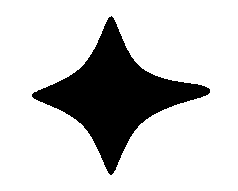
//> input picture imagesTest/etoile1.pgm, 238 x 191 px
$ ./Contour_Analysis imagesTest/etoile1.pgm   (built with g++ and OpenCV 4)
//> lines starting //> are read from the running program, lines starting //| are printed output that depends on the picture; after the words box and inside, x2 and y2 are one past the last pixel; in counts of white or black regions, pixels touching at a corner belong together
### DigitalTangentPositive.h
#ifndef DIGITALTANGENTPOSITIVE_H
#define DIGITALTANGENTPOSITIVE_H

#include"commun.h"
#include"FreemanCode.h"
#include"DigitalLineSegment.h"

class DigitalTangentPositive {

   DigitalLineSegment _d;  // droite 4-c du premier quadrant
   int _n;                 // taille du segt
   int _dir0, _dir1;       // directions paire et impaire composant le segt,
                           // l'une d'elle peut etre indefinie = -1
   int _xm, _ym, _xM, _yM; // points extremes du segt dans le 1er quadrant
   // axes x vers la droite et y vers le haut


   bool consistentMove (int);

   public :

   DigitalTangentPositive(FreemanCode , int );

   int getXM();

   int getYM();

   int getA();

   int getB();

   int getN();

   int getQuadrant();

};
#endif

### DigitalLineSegment.h
#ifndef DIGITALLINESEGMENT_H
#define DIGITALLINESEGMENT_H

#include"commun.h"


class DigitalLineSegment {
   // droite 4-connexe du 1er quadrant (déplacements 0 et 1)
   // mu <= ax - by < mu + a+ b

   int _a, _b, _mu; /* caracteristiques */

   Point _U; /*pt d'appui sup d'absc min*/
   Point _L; /*pt d'appui inf d'absc min*/
   Point _Us;/*pt d'appui sup d'absc max*/
   Point _Ls;/*pt d'appui inf d'absc max*/


public:

   DigitalLineSegment(DigitalLineSegment &);//constructeur

   void initDLS(int);

   DigitalLineSegment();         //constructeur


   void copy(DigitalLineSegment );

   int getA();

   int getB();

   bool addPositivePoint (int , int );

   bool addNegativePoint(int , int );

};

#endif

### DigitalTangent.h
#ifndef DIGITALTANGENT_H
#define DIGITALTANGENT_H

#include"commun.h"
#include"FreemanCode.h"
#include"DigitalLineSegment.h"

class DigitalTangent {

   DigitalLineSegment _d;  // droite 4-c du premier quadrant
   int _n;                 // tangente symetrique de taille 2n+1
   int _dir0, _dir1;       // directions paire et impaire composant la tangente,
                           // l'une d'elle peut etre indefinie = -1
   int _xm, _ym, _xM, _yM; // points extremes de la tangente dans le 1er quadrant
                           // axes x vers la droite et y vers le haut

   public :

   bool consistentMove (int );

   DigitalTangent(FreemanCode , int );

   int getA();

   int getB();

   int getQuadrant();


};
#endif

### Path.h
#ifndef PATH_H
#define PATH_H

#include "commun.h"
#include "FreemanCode.h"
#include "DigitalTangent.h"
#include "DigitalTangentPositive.h"

#include <iostream>


class Path {

   class ContourPoint{

   public :
      // repere x "vers le haut" et y "vers la droite"
      // (x,y) designe le point demi-entier (x+1/2, y+1/2)
      int _x;
      int _y;

      // informations geometriques calculees:
      // vecteur tangent
      int _tx;
      int _ty;

      // vecteur tangent  dans la direction positive
      int _tpx;
      int _tpy;

      int _lgrTp; // Nombre de points de la tangente positive


      // courbure : TODO

      ContourPoint();//constructeur

   };

   int _n;                 // nb de points de contour

   Path::ContourPoint _tabPts[1000]; // tableau des points de contour

   int _xm;                // abscisse minimum
   int _ym;                // ordonnée minimum
   int _xM;                // abscisse maximum
   int _yM;                // ordonnée maximum

   void computeCoordinates(FreemanCode);

   void computeTangents(FreemanCode );


   public :

   Path(FreemanCode);

   void computeTangentsPos(FreemanCode );

   int getLength();

   Point getPMin();

   Point getPMax();

   int getContourX(int);

   int getContourY(int );

   int getContourTX(int );

   int getContourTY(int);

   int getContourTPX(int );

   int getContourTPY(int );

   int getContourTPLgr(int );

   };
#endif

### FreemanCode.h
#ifndef FREEMANCODE_H
#define FREEMANCODE_H

#include"commun.h"


class FreemanCode {

   vector<int> _code;

   int _n=0;    // nb de directions

   Point _p0; // premier point obtenu par balayage de l'image haut-bas/gauche-droite

   int deltaI[4] = {1, 0, -1, 0};
   int deltaJ[4] = {0, -1, 0, 1};
   int prev[4] = {3, 0, 1, 2};
   int next[4] = {1, 2, 3, 0};
   int initialCapacity = 100;

   int deltaX[4] = {1, 0, -1, 0};
   int deltaY[4] = {0, 1, 0, -1};


   public:

   FreemanCode(Mat, int ) ; //Constructeur

   int getLength ();

   Point getP0 ();

   int getDeltaX (int);

   int getDeltaY (int);

   int getCode (int , int );

};

#endif

### commun.h
#ifndef COMMUN_H
#define COMMUN_H
#include "opencv2/imgproc.hpp"
#include "opencv2/highgui.hpp"

#include <iostream>
#include <string>
#include <vector>

using namespace cv;
using namespace std;
#endif

### DigitalLineSegment.cpp

#include"DigitalLineSegment.h"


   //class DigitalLineSegment -- implémentation
	// droite 4-connexe du 1er quadrant (déplacements 0 et 1)
	// mu <= ax - by < mu + a+ b


   void DigitalLineSegment::initDLS(int firstMove){
      _U.x=0;_U.y=0;
		_L.x=0;_L.y=0;

		_mu = 0;

		if (firstMove == 0){
			_a = 0;
			_b = 1;
			_Us.x=1;_Us.y=0;
         _Ls.x=1;_Ls.y=0;
		}
		else{
			_a = 1;
			_b = 0;
         _Us.x=0;_Us.y=1;
         _Ls.x=0;_Ls.y=1;
		}
	}

   DigitalLineSegment::DigitalLineSegment(DigitalLineSegment &d){
		_a = d._a;
		_b = d._b;
		_mu = d._mu;

		_U.x=d._U.x;
      _U.y=d._U.y;
		_L.x=d._L.x;
      _L.y=d._L.y;

      _Us.x=d._Us.x;
      _Us.y=d._Us.y;
      _Ls.x=d._Ls.x;
      _Ls.y=d._Ls.y;
	}

   DigitalLineSegment::DigitalLineSegment(){
		_a = 0;
		_b = 0;
		_mu = 0;

      _U.x=0;_U.y=0;
      _L.x=0;_L.y=0;

      _Us.x=0;_Us.y=0;
      _Ls.x=0;_Ls.y=0;
	}


   void DigitalLineSegment::copy(DigitalLineSegment d){
		_a = d._a;
		_b = d._b;
		_mu = d._mu;

      _U.x=d._U.x;
      _U.y=d._U.y;
      _L.x=d._L.x;
      _L.y=d._L.y;

      _Us.x=d._Us.x;
      _Us.y=d._Us.y;
      _Ls.x=d._Ls.x;
      _Ls.y=d._Ls.y;

	}

   int DigitalLineSegment::getA(){
		return _a;
	}
	int DigitalLineSegment::getB(){
		return _b;
	}


	// Ajout d'un point a l'extremite d'abscisse positive d'un segment
	// de droite 4-connexe du 1er quadrant

   bool DigitalLineSegment::addPositivePoint (int x, int y){
		int r;
		r = _a*x-_b*y;
		if(_mu<=r && r<_mu+_a+_b){
         if (r==_mu){
            _Us.x=x; _Us.y=y;
         }
         if(r==_mu+_a+_b-1){
            _Ls.x=x; _Ls.y=y;
         }
			return true;
		}

		if(r==_mu-1){ // la pente augmente
			//mise a jour des points d'appui
         _L.x=_Ls.x;
         _L.y=_Ls.y;//setLocation(_Ls);
         _Us.x=x; _Us.y=y;


			//mise a jour des caracteristiques
			_a = y - _U.y;
			_b = x - _U.x;
			_mu = _a*x-_b*y;
			return true;
		}

		if(r==_mu+_a+_b){ // la pente diminue
         //mise a jour des points d'appui
         _U.x=_Us.x;
         _U.y=_Us.y;//setLocation(_Us);
			 _Ls.x=x; _Ls.y=y;

			//mise a jour des caracteristiques
			_a = y - _L.y;
			_b = x - _L.x;
			_mu = _a*(x-1)-_b*(y+1)+1;
			return true;
		}
		// sinon le nouveau point ne permet pas de continuer la droite
		return false;
	}


	// Ajout d'un point a l'extremite d'abscisse negative d'un segment
	// de droite 4-connexe du 1er quadrant

   bool DigitalLineSegment::addNegativePoint(int x, int y){
		int r;
		r = _a*x-_b*y;
		if(_mu<=r && r< _mu+_a+_b){
         if (r==_mu){
            _U.x=x;_U.y=y;
         }
         if(r == _mu+_a+_b-1){
            _L.x=x;_L.y=y;
         }
			return true;
		}

		if(r==_mu-1){ //la pente diminue
			// mise a jour des points d'appui
         _Ls.x=_L.x;
         _Ls.y=_L.y;//setLocation(_L);
			_U.x=x;_U.y=y;

			// mise a jour des caracteristiques
			_a = _Us.y - y;
			_b = _Us.x - x;
			_mu = _a*x-_b*y;
			return true;
		}

		if(r==_mu+_a+_b){ // la pente augmente
			// mise a jour des points d'appui
         _Us.x=_U.x;
         _Us.y=_U.y;//setLocation(_U);
         _L.x=x;_L.y=y;

			// mise a jour des caracteristiques
			_a = _Ls.y-y;
			_b = _Ls.x-x;
			_mu = _a*(x-1)-_b*(y+1)+1;
			return true;
		}
		// le nouveau point ne permet pas de continuer la droite
		return false;
	}

### DigitalTangentPositive.cpp
#include"DigitalTangentPositive.h"

 bool DigitalTangentPositive::consistentMove (int dir) { // remplit si necessaire _dir0 ou _dir1
		if (dir == _dir0 || dir == _dir1)
			return true;

		if (_dir0 == -1 && (dir == _dir1-1 || dir == (_dir1+1)%4)){
			_dir0 = dir;
			return true;
		}

		if (_dir1 == -1 && (dir == _dir0+1 || dir == (_dir0+3)%4)){
			_dir1 = dir;
			return true;
		}
		return false;
	}


	/**
	* Ccalcul du segt le plus long  au point d'indice ind dans le code du contour c
	* par ajout  de points dans le sens du parcours
	*/
DigitalTangentPositive::DigitalTangentPositive(FreemanCode c, int ind){
		int dir;
		int xM, yM, xm, ym;

		// initialisations
		_n = 0;
		dir = c.getCode(ind, 1);

		if (dir%2 == 0){ // pente initiale nulle
			xM = 1;
			yM = 0;
			_dir0 = dir;
			_dir1 = -1;
			_d.initDLS(0);
		}
		else{ // pente initiale infinie
			xM = 0;
			yM = 1;
			_dir0 = -1;
			_dir1 = dir;
			_d.initDLS(1);
		}

		DigitalLineSegment dSave ;

		xm=0;ym=0;
		_xm = xm; _ym = ym;
		bool ok =true; //
		int i = 2;
		while(ok){
			dSave.copy(_d);
			_xM = xM; _yM = yM;
			_n++;
			// Ajout du point positif
			dir = c.getCode(ind, i);
			if (consistentMove(dir)){
				xM += dir%2 == 0 ? 1 : 0;
				yM += dir%2 == 1 ? 1 : 0;
				ok = _d.addPositivePoint(xM, yM);
			}
			else{
				ok = false;
			}
			i++;
		}
		_d.copy(dSave);
	}


   int DigitalTangentPositive::getXM(){
		return _xM;
	}

   int DigitalTangentPositive::getYM(){
		return _yM;
	}

   int DigitalTangentPositive::getA(){
		return _d.getA();
	}

   int DigitalTangentPositive::getB(){
		return _d.getB();
	}

   int DigitalTangentPositive::getN(){
		return _n;
	}

   int DigitalTangentPositive::getQuadrant(){
		if (_dir0 == -1)
			return _dir1;
		if (_dir1 == -1)
			return _dir0;
		if (_dir0 == 0 && _dir1 == 3)
			return 3;
		return _dir0 <= _dir1 ? _dir0 : _dir1;
	}

### DigitalTangent.cpp
#include"DigitalTangent.h"

bool DigitalTangent::consistentMove (int dir) { // remplit si nécessaire _dir0 ou _dir1
		if (dir == _dir0 || dir == _dir1)
			return true;

		if (_dir0 == -1 && (dir == _dir1-1 || dir == (_dir1+1)%4)){
			_dir0 = dir;
			return true;
		}

		if (_dir1 == -1 && (dir == _dir0+1 || dir == (_dir0+3)%4)){
			_dir1 = dir;
			return true;
		}
		return false;
	}


	// calcul de la tangente symétrique par ajout de paires de points
DigitalTangent::DigitalTangent(FreemanCode c, int ind){
		int dir;
		int xM, yM, xm, ym;
		// initialisations
		_n = 0;
		dir = c.getCode(ind, 1);
		if (dir%2 == 0){ // pente initiale nulle
			xM = 1;
			yM = 0;
			_dir0 = dir;
			_dir1 = -1;
			_d.initDLS(0);
		}
		else{ // pente initiale infinie
			xM = 0;
			yM = 1;
			_dir0 = -1;
			_dir1 = dir;
			_d.initDLS(1);
		}

		dir = c.getCode(ind, -1);
		consistentMove(dir); // tjrs vrai
      DigitalLineSegment dSave ;
     if(dir%2 == 0){
			xm = -1;
			ym = 0;
		}
		else{
			xm = 0;
			ym = -1;
		}
		bool ok = _d.addNegativePoint(xm, ym);
		int i = 2;
		while(ok){
			dSave.copy(_d);
			_xm = xm; _ym = ym;
			_xM = xM; _yM = yM;
			_n++;
			// Ajout du point positif
			dir = c.getCode(ind, i);
			if (consistentMove(dir)){
				xM += dir%2 == 0 ? 1 : 0;
				yM += dir%2 == 1 ? 1 : 0;
				ok = _d.addPositivePoint(xM, yM);
			}
			else
				ok = false;
         // Ajout du point negatif */
			dir = c.getCode(ind, -i);
			if (ok && consistentMove(dir)){
				xm -= dir%2 ==0 ? 1 : 0;
				ym -= dir%2 ==1 ? 1 : 0;
				ok = _d.addNegativePoint(xm, ym);
			}
			else
				ok = false;

			i++;
		}
		_d.copy(dSave);
	}


   int DigitalTangent::getA(){
		return _d.getA();
	}

   int DigitalTangent::getB(){
		return _d.getB();
	}

   int DigitalTangent::getQuadrant(){
		if (_dir0 == -1)
			return _dir1;
		if (_dir1 == -1)
			return _dir0;
		if (_dir0 == 0 && _dir1 == 3)
			return 3;
		return _dir0 <= _dir1 ? _dir0 : _dir1;
	}

### Path.cpp
#include"Path.h"

//class Path

   Path::ContourPoint::ContourPoint(){ //constructeur
      _x=0;_y=0;_tx=0;_ty=0;
   }

   Path::Path(FreemanCode c){          //constructeur
		_n = c.getLength();
		computeCoordinates(c);
      computeTangents(c);      // calcul des tangentes symétriques en chaque point
      computeTangentsPos(c);  // calcul des tangentes positives en chaque point
	}


	void Path::computeCoordinates(FreemanCode c){
		int x=c.getP0().x, y=c.getP0().y;
		_xm=_xM=x;
		_ym=_yM=y;
		_tabPts[0]._x=x;
		_tabPts[0]._y=y;

		for (int i = 0; i < _n-1; i++){
			x =x + c.getDeltaX(i);
			if (x < _xm)
				_xm = x;
			if (x > _xM)
				_xM = x;
			y =y + c.getDeltaY(i);
			if (y < _ym)
				_ym = y;
			if (y > _yM)
				_yM = y;
			_tabPts[i+1]._x=x;
			_tabPts[i+1]._y=y;
		}
	}

   /*
	* Calcul de la tangente symétrique en chaque point du contour
	*/
   void Path::computeTangents(FreemanCode c){

		int sym4[4][4] = {{1,1},{-1,1},{-1,-1},{1,-1}};

		for(int i = 0; i < _n; i++){
			DigitalTangent t(c, i);
			// calcul de symetries a partir des caracteristiques
			// rapportees au 1er quadrant
			int a = t.getA();
			int b = t.getB();
			int quad = t.getQuadrant();
			_tabPts[i]._tx = sym4[quad][0]*b;
			_tabPts[i]._ty = sym4[quad][1]*a;
		}

	}


   /*
	* Calcul de la tangente positive en chaque point du contour
	*/
   void Path::computeTangentsPos(FreemanCode c){

   int sym4[4][4] = {{1,1},{-1,1},{-1,-1},{1,-1}};

   for(int i = 0; i < _n; i++){
      DigitalTangentPositive tp(c, i);
      // calcul de symetries a partir des caracteristiques
      // rapportees au 1er quadrant
      int a = tp.getA();
      int b = tp.getB();
      int quad = tp.getQuadrant();
      _tabPts[i]._tpx = sym4[quad][0]*b;
      _tabPts[i]._tpy = sym4[quad][1]*a;
      _tabPts[i]._lgrTp=tp.getN();
   }

}

   int Path::getLength(){
		return _n;
	}

	Point Path::getPMin(){
		return Point(_xm, _ym);
	}

   Point Path::getPMax(){
		return Point(_xM, _yM);
	}

	int Path::getContourX(int i){
		return _tabPts[i]._x;
	}

	int Path::getContourY(int i){
		return _tabPts[i]._y;
	}

   int Path::getContourTX(int i){
		return _tabPts[i]._tx;
	}

	int Path::getContourTY(int i){
		return _tabPts[i]._ty;
	}

   int Path::getContourTPX(int i){
      return _tabPts[i]._tpx;
   }

   int Path::getContourTPY(int i){
      return _tabPts[i]._tpy;
   }

   int Path::getContourTPLgr(int i){
      return _tabPts[i]._lgrTp;
   }

### FreemanCode.cpp
#include"FreemanCode.h"

    //class FreemanCode
    //Construction d'un code de Freeman par suivi de la composante connexe de niveau
    //de gris ng dans l'image (composante 8-connexe) extraction du code du bord en lignel. Hypothèse : bordure entourant l'image

 FreemanCode::FreemanCode(Mat ip, int gl){
   //Point 	_p0 ;
	_n = 0;
	int i, j, i0=0, j0=0;
	int k = 0;
   int w = ip.size().width;
	int h = ip.size().height;
   bool found = false;

	// parcours de l'image jusqu'à trouver le premier pixel de la composante connexe
	for(j=0; j<h && !found; j++)
	    for(i=0; i<w && !found; i++){
		   if (ip.at<uchar>(j,i) == gl){
		    found = true;
		    i0 = i;
		    j0 = j;
		   }
      }
	// premières directions
   _code.push_back(2);k++;
   _code.push_back(3);k++;
	i = i0;
	j = j0;
	int dir = 3;
	while (i != i0 || j != j0 || dir != 2){ // on n'est pas revenu au 1er point
	    int i_test = i+deltaI[dir]+deltaI[prev[dir]];
	    int j_test = j+deltaJ[dir]+deltaJ[prev[dir]];
	    if(ip.at<uchar>(j_test, i_test) == gl){
          dir = prev[dir];
          i = i_test;
          j = j_test;
	    }
	    else{
          i_test = i+deltaI[dir];
          j_test = j+deltaJ[dir];
          if(ip.at<uchar>(j_test, i_test) == gl){
             i = i_test;
             j = j_test;
          }
          else
             dir	= next[dir];
	    }
      _code.push_back(dir);k++;
	}
	_code.pop_back();//supprime le dernier élément
	_n = k - 1; //on est revenu au 1er pas
   _p0.x = i0;
   _p0.y = h-1-j0;
 }

    // taille du chemin en nombre de directions élémentaires
   int FreemanCode::getLength (){
      return _n;
   }

    // premier point
   Point FreemanCode::getP0 (){
      return Point(_p0);
   }

    // Variations en x et y pour un pas du chemin defini par le code
    // l'indice ind doit vérifier 0 <= i < _n
    // Repère utilisé
    //
    //   ^ y
    //   |
    //   |
    //    ------> x

   int FreemanCode::getDeltaX (int ind){
      return deltaX[_code.at(ind)];
   }

   int FreemanCode::getDeltaY (int ind){
      return deltaY[_code.at(ind)];
   }

    // direction élémentaire - hypothèse : chemin fermé
   int FreemanCode::getCode (int ind, int shift){
	 if(shift > 0)
	    return _code.at((ind+shift-1)%_n);
	 if(ind+shift >= 0)
	    return _code.at(ind+shift);
      return _code.at((ind+shift)%_n+_n);
   }

### Contour_Analysis.cpp
#include"commun.h"
#include"FreemanCode.h"
#include"Path.h"

/** Global variables **/

   int W, H;                   // taille de l'image initiale
   int iMin, iMax, jMin, jMax; // coordonnées de la ROI contenant l'objet analysé
   int GL;                     // niveau de gris de l'objet analysé
   int ZL;                     // niveau de zoom de la visualisation
   int NSIZE = 5;              //coefficient pour la visualisation des tangentes

   Mat ip;

/** Function Headers */

int getIVisu(Path , int );

int getJVisu(Path , int );

int getIVisu(int );

int getJVisu(int );


/**
 * @function main
 */
int main( int argc, char** argv )
{
   //Lecture de l'image à analyser
   ip = imread( argv[1], IMREAD_GRAYSCALE);
//> ip: 191 rows x 238 cols, CV_8UC1; 79.4% white; 1 black region, box (x1, y1, x2, y2) and area: (32, 16, 210, 175) 9378
   if( ip.empty() )
   {
      cout << "Could not open or find the image!\n" << endl;
      cout << "Usage: " << argv[0] << " <Input image>" << endl;
      return -1;
   }
   GL = 0; //traitement des composantes connexes noires
   ZL = pow(2, 3);//Zoom de 8

   //Taille de l'image
   W = ip.size().width;
   H = ip.size().height;
   //cout<<"largeur:"<<W<<" hauteur:"<<H<<endl;
   // Création du contour de la région
   int margin = 3;
   FreemanCode c(ip, GL); //Recherche du code de Freman du bord 4-connexe en lignel
//> the loop in FreemanCode, `for(j=0; j<h && !found; j++)` made 17 passes
//> (found, i0, j0) on passes 1 to 8: (false, 0, 0), (false, 0, 0), (false, 0, 0), (false, 0, 0), (false, 0, 0), (false, 0, 0), (false, 0, 0), (false, 0, 0)
//> after the loop in FreemanCode, `for(j=0; j<h && !found; j++)`: found = true; i0 = 111; j0 = 16
//> in FreemanCode, `i = i0;`: i = 111
//> in FreemanCode, `j = j0;`: j = 16
//> the loop in FreemanCode, `while (i != i0 || j != j0 || dir != 2)` made 673 passes
//> (i, j) on passes 1, 2, 4, 6, 7, 9, 10, 12: (110, 17), (109, 17), (108, 18), (108, 19), (107, 20), (107, 21), (106, 22), (106, 23)
//> after the loop in FreemanCode, `while (i != i0 || j != j0 || dir != 2)`: dir = 2; k = 675

   Path p(c);             //Déduction du bord en lignel et calcul des tangentes
//> in computeCoordinates, `int x=c.getP0().x, y=c.getP0().y;`: x = 111; y = 174
//> the loop in computeCoordinates, `for (int i = 0; i < _n-1; i++)` made 673 passes
//> (x, y) on passes 1 to 3: (110, 174), (110, 173), (109, 173)
//> after the loop in computeCoordinates, `for (int i = 0; i < _n-1; i++)`: x = 111; y = 173
//> the loop in computeTangents, `for(int i = 0; i < _n; i++)` made 674 passes
//> (a, b, quad) on passes 1 to 3: (1, 1, 1), (1, 1, 2), (1, 2, 2)
   iMin = p.getPMin().x - margin + 1; //Calcul de la boite englobante de la composante connexe
   iMax = p.getPMax().x + margin;
   jMax = H-1 - (p.getPMin().y - margin + 1);
   jMin = H-1 - (p.getPMax().y + margin);

   // Création de l'image de sortie - ipz
   Mat ipz=Mat::zeros(iMax-iMin+1, jMax-jMin+1, CV_8UC3);
//> ipz: 184 rows x 165 cols, CV_8UC3; every value is 0
   //Chgt d'echelle
   Mat ipzc;
   resize(ipz,ipzc,Size((iMax-iMin+1)*ZL, (jMax-jMin+1)*ZL));
//> ipzc: 1320 rows x 1472 cols, CV_8UC3; every value is 0
   // Tracé des points de la grille 1/2
   for(int i=0; i<W*ZL; i+=ZL)
      for(int j=0; j<H*ZL; j+=ZL)
         circle(ipzc,Point(i, j), 1, Scalar(255,0,0), FILLED, LINE_8);
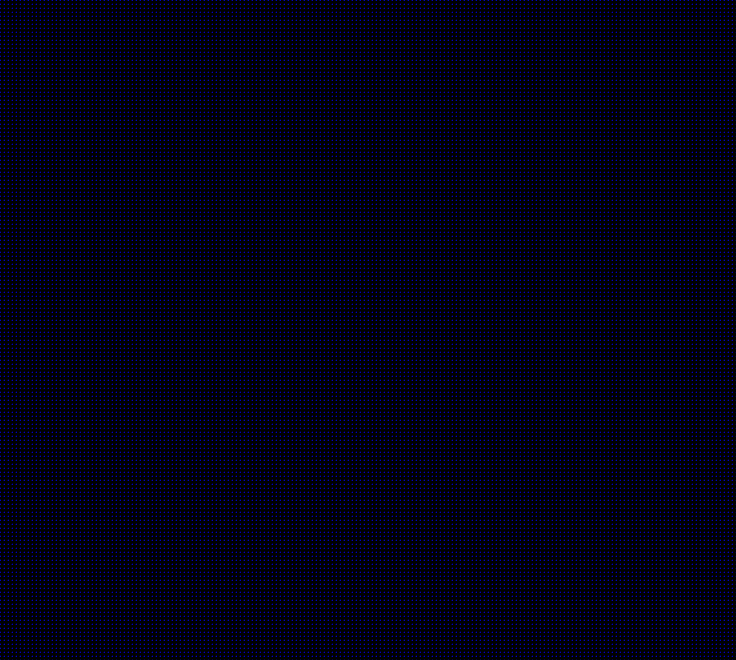
//> ipzc: 1320 rows x 1472 cols, CV_8UC3 (shown at 1/2 size); mean B, G, R 19.9, 0, 0
   // Tracé du chemin
   int ind, i1, j1, i2=0, j2=0;
   for(ind=0; ind<p.getLength()-1; ind++){
      i1 = getIVisu(p, ind);
      j1 = getJVisu(p, ind);
      i2 = getIVisu(p, ind+1);
      j2 = getJVisu(p, ind+1);
      line(ipzc,Point(i1, j1), Point(i2, j2),Scalar(0,250,0),1,LINE_8);
   }
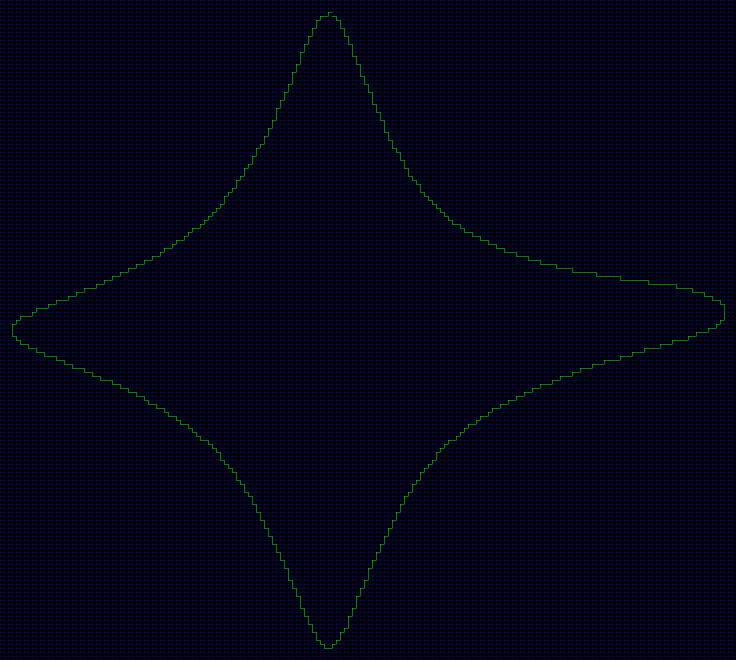
//> ipzc: 1320 rows x 1472 cols, CV_8UC3 (shown at 1/2 size); 0.28% of pixels changed, all inside (x1, y1, x2, y2) = (24, 24, 1449, 1297)
   i1 = i2;
   j1 = j2;
   i2 = getIVisu(p, 0);
   j2 = getJVisu(p, 0);
   line(ipzc,Point(i1, j1), Point(i2, j2),Scalar(0,250,0),1,LINE_8);
//> ipzc: 1320 rows x 1472 cols, CV_8UC3; 7 pixels changed, all inside (x1, y1, x2, y2) = (664, 25, 665, 32)
   //Image calculée du contour avec la grille
   imshow("Contour",ipzc);

   // Tracé des normales associées aux tangentes symétriques
   for(ind = 0; ind < p.getLength(); ind+=5){
         int x = p.getContourX(ind);
         int y = p.getContourY(ind);
         int a = p.getContourTY(ind);
         int b = p.getContourTX(ind);

         i1 = getIVisu(x);
         j1 = getJVisu(y);
         float norme=sqrt(a*a+b*b);
         i2 = getIVisu((int)(x+(NSIZE*a)/norme+0.5));
         j2 = getJVisu((int)(y-(NSIZE*b)/norme+0.5));
         line(ipzc,Point(i1, j1), Point(i2, j2),Scalar(0,0,250),1,LINE_8);
      }
//> this loop made 135 passes
//> (the rest of the program and of its run is left out)
